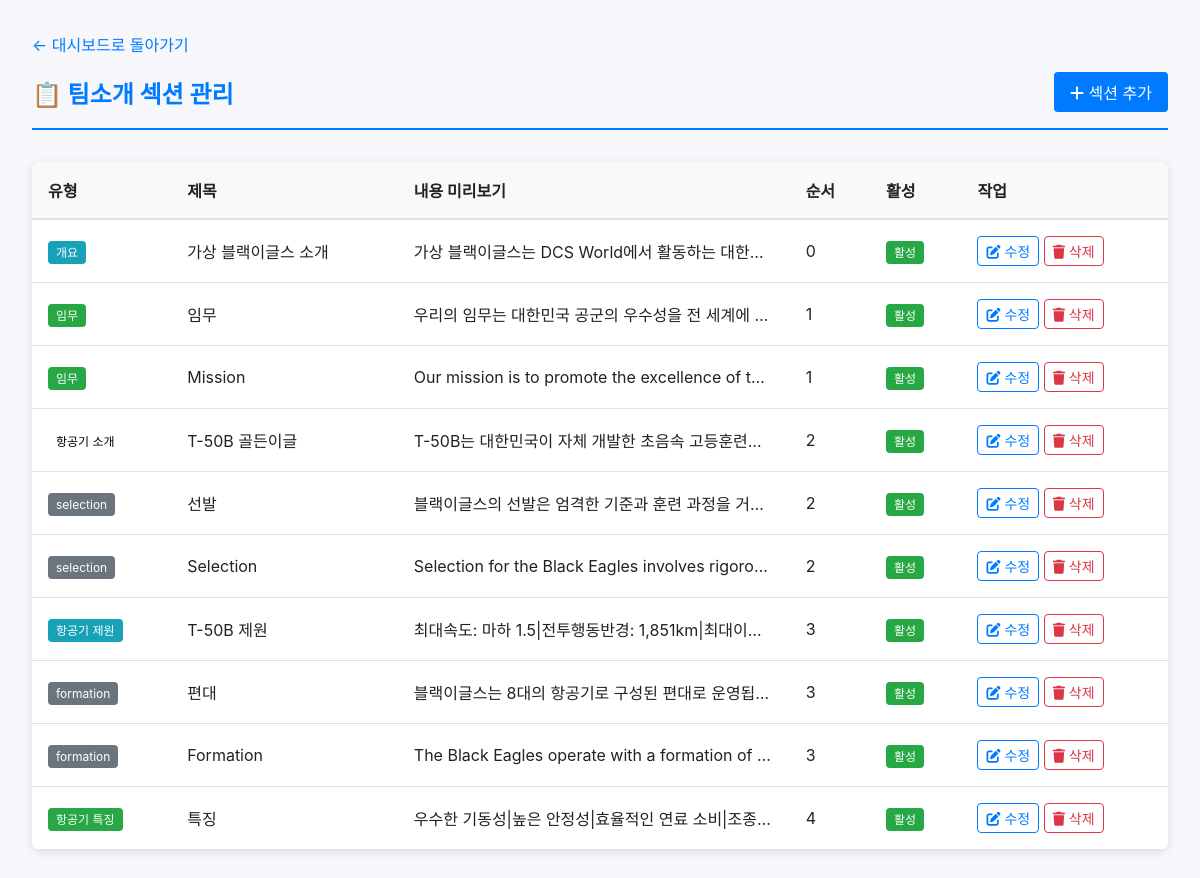
/admin/about-sections (signed in), run on the app's committed database.
### tables this page shows
CREATE TABLE about_sections (
			id INTEGER PRIMARY KEY AUTOINCREMENT,
			section_type TEXT NOT NULL,
			title TEXT,
			content TEXT,
			image_url TEXT,
			order_num INTEGER DEFAULT 0,
			is_active INTEGER DEFAULT 1,
			created_at TIMESTAMP DEFAULT CURRENT_TIMESTAMP,
			updated_at TIMESTAMP DEFAULT CURRENT_TIMESTAMP
		, lang TEXT DEFAULT "ko");

### app.py (the view)
@app.route('/admin/about-sections')
@login_required
def admin_about_sections():
	conn = get_db()
	sections = conn.execute('SELECT * FROM about_sections ORDER BY order_num').fetchall()
	conn.close()
	return render_template('admin/about_sections.html', sections=sections)

### app.py (called while the page is built)
def get_db():
	conn = sqlite3.connect(DATABASE)
	conn.row_factory = sqlite3.Row
	return conn

def login_required(f):
	@wraps(f)
	def decorated_function(*args, **kwargs):
		if 'logged_in' not in session:
			flash('로그인이 필요합니다.', 'error')
			return redirect(url_for('admin_login'))
		return f(*args, **kwargs)
	return decorated_function

### templates/admin/about_sections.html (shortened to what this page needs)
<!DOCTYPE html>
<html lang="ko">
<head>
    <link rel="stylesheet" href="/static/style.css?v=915">
    <link rel="stylesheet" href="https://cdnjs.cloudflare.com/ajax/libs/font-awesome/6.0.0/css/all.min.css">
</head>
<body>
    <div class="admin-container">
        <div style="margin-bottom: 1rem;">
            <a href="{{ url_for('admin_dashboard') }}" style="color: #007bff; text-decoration: none;">← 대시보드로 돌아가기</a>
        </div>
        <div class="admin-header">
            <h2>📋 팀소개 섹션 관리</h2>
            <a href="{{ url_for('admin_about_section_new') }}" class="btn btn-primary">
                <i class="fas fa-plus"></i> 섹션 추가
            </a>
        </div>
        {% if sections %}
        <div class="table-container">
            <table>
                <thead>
                    <tr>
                        <th>유형</th>
                        <th>제목</th>
                        <th>내용 미리보기</th>
                        <th>순서</th>
                        <th>활성</th>
                        <th>작업</th>
                    </tr>
                </thead>
                <tbody>
                    {% for section in sections %}
                    <tr>
                        <td>
                            {% if section.section_type == 'overview' %}
                            <span class="badge bg-info">개요</span>
                            {% elif section.section_type == 'mission' %}
                            <span class="badge bg-success">임무</span>
                            {% elif section.section_type == 'aircraft_intro' %}
                            <span class="badge bg-warning" style="color:#000">항공기 소개</span>
                            {% elif section.section_type == 'aircraft_specs' %}
                            <span class="badge bg-info">항공기 제원</span>
                            {% elif section.section_type == 'aircraft_features' %}
                            <span class="badge bg-success">항공기 특징</span>
                            {% else %}
                            <span class="badge bg-secondary">{{ section.section_type }}</span>
                            {% endif %}
                        </td>
                        <td>{{ section.title }}</td>
                        <td style="max-width: 300px; overflow: hidden; text-overflow: ellipsis; white-space: nowrap;">
                            {{ section.content[:100] }}...
                        </td>
                        <td>{{ section.order_num }}</td>
                        <td>
                            {% if section.is_active %}
                            <span class="badge bg-success">활성</span>
                            {% else %}
                            <span class="badge bg-secondary">비활성</span>
                            {% endif %}
                        </td>
                        <td>
                            <a href="{{ url_for('admin_about_section_edit', section_id=section.id) }}" class="btn btn-sm btn-outline-primary">
                                <i class="fas fa-edit"></i> 수정
                            </a>
                            <form method="POST" action="{{ url_for('admin_about_section_delete', section_id=section.id) }}"
                                  style="display:inline;"
                                  onsubmit="return confirm('정말 이 섹션을 삭제하시겠습니까?');">
                                <button type="submit" class="btn btn-sm btn-outline-danger">
                                    <i class="fas fa-trash"></i> 삭제
                                </button>
                            </form>
                        </td>
                    </tr>
                    {% endfor %}
                </tbody>
            </table>
        </div>
        {% else %}
        <div class="alert alert-info">
            등록된 팀소개 섹션이 없습니다. 섹션을 추가해주세요.
        </div>
        {% endif %}
    </div>
</body>
</html>

### static/style.css (style rules this page uses)
:root { --bg:#f7f7fb; --accent:#0b5fff; --text:#222; }
* { box-sizing:border-box }
html, body { overflow-x:hidden;width:100%;max-width:100vw }
body { margin:0;padding:0;font-family: -apple-system, BlinkMacSystemFont, "Segoe UI", Roboto, "Noto Sans KR", "Helvetica Neue", Arial; color:var(--text); background:var(--bg) }
a, a:visited, a:hover, a:active { text-decoration: none; color: inherit; }
.btn { display:inline-block;background:var(--accent);color:#fff;padding:.6rem 1rem;border-radius:6px;text-decoration:none }

### templates/admin/about_sections.html (style rules this page uses)
body { background: #f7f7fb; }
.admin-container { max-width: 1200px; margin: 0 auto; padding: 2rem; }
.admin-header { display: flex; justify-content: space-between; align-items: center; margin-bottom: 2rem; padding-bottom: 1rem; border-bottom: 2px solid #007bff; }
.admin-header h2 { color: #007bff; margin: 0; }
.btn { padding: 0.5rem 1rem; border: none; border-radius: 4px; text-decoration: none; cursor: pointer; display: inline-block; }
.btn-primary { background: #007bff; color: white; }
.btn-outline-primary { background: white; color: #007bff; border: 1px solid #007bff; }
.btn-outline-danger { background: white; color: #dc3545; border: 1px solid #dc3545; }
.btn-sm { padding: 0.25rem 0.5rem; font-size: 0.875rem; }
.table-container { background: white; border-radius: 8px; box-shadow: 0 2px 10px rgba(0,0,0,0.1); overflow: hidden; }
table { width: 100%; border-collapse: collapse; }
thead { background: #f8f9fa; border-bottom: 2px solid #dee2e6; }
th, td { padding: 1rem; text-align: left; }
tbody tr { border-bottom: 1px solid #dee2e6; }
.badge { padding: 0.25rem 0.5rem; border-radius: 4px; font-size: 0.75rem; }
.badge.bg-success { background: #28a745; color: white; }
.badge.bg-secondary { background: #6c757d; color: white; }
.badge.bg-info { background: #17a2b8; color: white; }

### data on the page
about_sections: section_type "개요", title "가상 블랙이글스 소개", content "가상 블랙이글스는 DCS World에서 활동하는 대한…", order_num "0", is_active "활성"
about_sections: section_type "임무", title "임무", content "우리의 임무는 대한민국 공군의 우수성을 전 세계에…", order_num "1", is_active "활성"
about_sections: section_type "임무", title "Mission", content "Our mission is to promote the excellence of t…", order_num "1", is_active "활성"
about_sections: section_type "항공기 소개", title "T-50B 골든이글", content "T-50B는 대한민국이 자체 개발한 초음속 고등훈련…", order_num "2", is_active "활성"
about_sections: section_type "selection", title "선발", content "블랙이글스의 선발은 엄격한 기준과 훈련 과정을 거…", order_num "2", is_active "활성"
about_sections: section_type "selection", title "Selection", content "Selection for the Black Eagles involves rigoro…", order_num "2", is_active "활성"
about_sections: section_type "항공기 제원", title "T-50B 제원", content "최대속도: 마하 1.5|전투행동반경: 1,851km|최대이…", order_num "3", is_active "활성"
about_sections: section_type "formation", title "편대", content "블랙이글스는 8대의 항공기로 구성된 편대로 운영됩…", order_num "3", is_active "활성"
about_sections: section_type "formation", title "Formation", content "The Black Eagles operate with a formation of…", order_num "3", is_active "활성"
about_sections: shows "항공기 특징", title "특징", content "우수한 기동성|높은 안정성|효율적인 연료 소비|조종…", order_num "4", is_active "활성"
